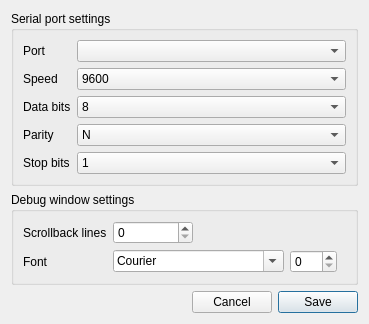
<?xml version="1.0" encoding="UTF-8"?>
<ui version="4.0">
 <class>PreferencesDialog</class>
 <widget class="QDialog" name="PreferencesDialog">
  <property name="windowModality">
   <enum>Qt::WindowModal</enum>
  </property>
  <property name="geometry">
   <rect>
    <x>0</x>
    <y>0</y>
    <width>369</width>
    <height>303</height>
   </rect>
  </property>
  <property name="windowTitle">
   <string>Preferences</string>
  </property>
  <property name="windowIcon">
   <iconset resource="resources.qrc">
    <normaloff>:/icons/icons/accessories-text-editor.png</normaloff>:/icons/icons/accessories-text-editor.png</iconset>
  </property>
  <property name="sizeGripEnabled">
   <bool>false</bool>
  </property>
  <property name="modal">
   <bool>true</bool>
  </property>
  <layout class="QGridLayout" name="gridLayout_2">
   <item row="0" column="0">
    <layout class="QGridLayout" name="gridLayout">
     <item row="3" column="4">
      <widget class="QPushButton" name="saveButton">
       <property name="text">
        <string>Save</string>
       </property>
      </widget>
     </item>
     <item row="3" column="0" colspan="3">
      <spacer name="horizontalSpacer">
       <property name="orientation">
        <enum>Qt::Horizontal</enum>
       </property>
       <property name="sizeHint" stdset="0">
        <size>
         <width>40</width>
         <height>20</height>
        </size>
       </property>
      </spacer>
     </item>
     <item row="3" column="3">
      <widget class="QPushButton" name="cancelButton">
       <property name="text">
        <string>Cancel</string>
       </property>
      </widget>
     </item>
     <item row="1" column="0" colspan="5">
      <widget class="QGroupBox" name="groupBox">
       <property name="title">
        <string>Serial port settings</string>
       </property>
       <layout class="QGridLayout" name="gridLayout_3">
        <item row="0" column="1">
         <widget class="QLabel" name="label">
          <property name="sizePolicy">
           <sizepolicy hsizetype="Fixed" vsizetype="Preferred">
            <horstretch>0</horstretch>
            <verstretch>0</verstretch>
           </sizepolicy>
          </property>
          <property name="text">
           <string>Port</string>
          </property>
         </widget>
        </item>
        <item row="1" column="1">
         <widget class="QLabel" name="label_2">
          <property name="text">
           <string>Speed</string>
          </property>
         </widget>
        </item>
        <item row="3" column="1">
         <widget class="QLabel" name="label_3">
          <property name="text">
           <string>Data bits</string>
          </property>
         </widget>
        </item>
        <item row="4" column="1">
         <widget class="QLabel" name="label_4">
          <property name="text">
           <string>Parity</string>
          </property>
         </widget>
        </item>
        <item row="5" column="1">
         <widget class="QLabel" name="label_5">
          <property name="text">
           <string>Stop bits</string>
          </property>
         </widget>
        </item>
        <item row="1" column="2">
         <widget class="QComboBox" name="settingsSerialSpeed">
          <item>
           <property name="text">
            <string>9600</string>
           </property>
          </item>
          <item>
           <property name="text">
            <string>19200</string>
           </property>
          </item>
          <item>
           <property name="text">
            <string>38400</string>
           </property>
          </item>
          <item>
           <property name="text">
            <string>57600</string>
           </property>
          </item>
          <item>
           <property name="text">
            <string>115200</string>
           </property>
          </item>
          <item>
           <property name="text">
            <string>230400</string>
           </property>
          </item>
          <item>
           <property name="text">
            <string>460800</string>
           </property>
          </item>
          <item>
           <property name="text">
            <string>921600</string>
           </property>
          </item>
         </widget>
        </item>
        <item row="0" column="2">
         <widget class="QComboBox" name="settingsSerialPort">
          <property name="sizePolicy">
           <sizepolicy hsizetype="Expanding" vsizetype="Fixed">
            <horstretch>0</horstretch>
            <verstretch>0</verstretch>
           </sizepolicy>
          </property>
          <property name="sizeIncrement">
           <size>
            <width>0</width>
            <height>0</height>
           </size>
          </property>
          <property name="baseSize">
           <size>
            <width>0</width>
            <height>0</height>
           </size>
          </property>
         </widget>
        </item>
        <item row="3" column="2">
         <widget class="QComboBox" name="settingsSerialDataBits">
          <item>
           <property name="text">
            <string>8</string>
           </property>
          </item>
          <item>
           <property name="text">
            <string>7</string>
           </property>
          </item>
         </widget>
        </item>
        <item row="4" column="2">
         <widget class="QComboBox" name="settingsSerialParity">
          <item>
           <property name="text">
            <string>N</string>
           </property>
          </item>
          <item>
           <property name="text">
            <string>E</string>
           </property>
          </item>
          <item>
           <property name="text">
            <string>O</string>
           </property>
          </item>
         </widget>
        </item>
        <item row="5" column="2">
         <widget class="QComboBox" name="settingsSerialStopBits">
          <item>
           <property name="text">
            <string>1</string>
           </property>
          </item>
          <item>
           <property name="text">
            <string>2</string>
           </property>
          </item>
         </widget>
        </item>
       </layout>
      </widget>
     </item>
     <item row="2" column="0" colspan="5">
      <widget class="QGroupBox" name="groupBox_2">
       <property name="title">
        <string>Debug window settings</string>
       </property>
       <layout class="QGridLayout" name="gridLayout_4">
        <item row="3" column="0">
         <spacer name="verticalSpacer">
          <property name="orientation">
           <enum>Qt::Vertical</enum>
          </property>
          <property name="sizeHint" stdset="0">
           <size>
            <width>68</width>
            <height>2</height>
           </size>
          </property>
         </spacer>
        </item>
        <item row="0" column="0">
         <widget class="QLabel" name="label_6">
          <property name="sizePolicy">
           <sizepolicy hsizetype="Fixed" vsizetype="Preferred">
            <horstretch>0</horstretch>
            <verstretch>0</verstretch>
           </sizepolicy>
          </property>
          <property name="text">
           <string>Scrollback lines</string>
          </property>
         </widget>
        </item>
        <item row="0" column="1">
         <widget class="QSpinBox" name="settingsScrollbackLines">
          <property name="sizePolicy">
           <sizepolicy hsizetype="Fixed" vsizetype="Fixed">
            <horstretch>0</horstretch>
            <verstretch>0</verstretch>
           </sizepolicy>
          </property>
          <property name="minimumSize">
           <size>
            <width>80</width>
            <height>0</height>
           </size>
          </property>
         </widget>
        </item>
        <item row="1" column="1">
         <widget class="QFontComboBox" name="settingsWindowFontName">
          <property name="fontFilters">
           <set>QFontComboBox::MonospacedFonts</set>
          </property>
         </widget>
        </item>
        <item row="1" column="0">
         <widget class="QLabel" name="label_7">
          <property name="text">
           <string>Font</string>
          </property>
         </widget>
        </item>
        <item row="1" column="2">
         <widget class="QSpinBox" name="settingsWindowFontSize">
          <property name="maximum">
           <number>100</number>
          </property>
         </widget>
        </item>
        <item row="1" column="3">
         <spacer name="horizontalSpacer_2">
          <property name="orientation">
           <enum>Qt::Horizontal</enum>
          </property>
          <property name="sizeHint" stdset="0">
           <size>
            <width>40</width>
            <height>20</height>
           </size>
          </property>
         </spacer>
        </item>
       </layout>
      </widget>
     </item>
    </layout>
   </item>
  </layout>
 </widget>
 <resources>
  <include location="resources.qrc"/>
 </resources>
 <connections/>
</ui>
